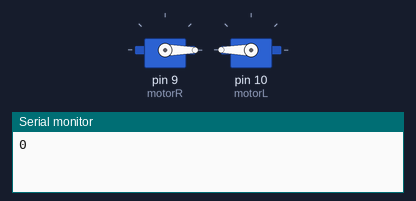
A sketch run on a simulated Arduino Uno, built with avr-gcc and run on an emulated ATmega328P. Shown: 2 × servo, the last lines printed to the serial monitor. At 36.6 s the program stops and its outputs stay as they are.

Above: at 0.1 s.
At 21.4 s:
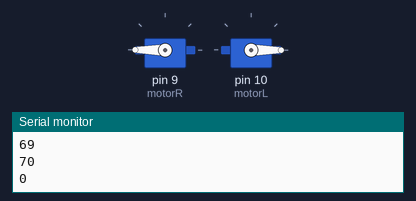
At 36.7 s:
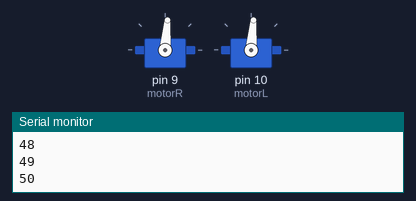
Timing chart, 0 to 38.1 s (numbered marks = the images above):
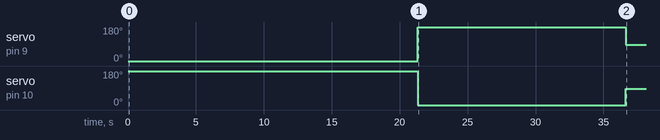

Measured:
- by itself, servo on pin 9 (motorR): 0° → 180° at 21.3 s, → 85° 15.3 s later
- by itself, servo on pin 10 (motorL): 180° → 0° at 21.3 s, → 85° 15.3 s later

The sketch:

sketch_jan09a.ino
```cpp
#include <Servo.h>
Servo motorR;
Servo motorL;

void setup() {
  Serial.begin(9600);
  motorR.attach(9);
  motorL.attach(10);
}

void loop() {
  for(int x = 0; x <= 70; x++) {
    motorR.write(0);
    motorL.write(180);
    Serial.println(x);
    delay(300);
  }
  for(int x = 0; x <= 50; x++) {
    motorR.write(180);
    motorL.write(0);
    Serial.println(x);
    delay(300);
  }
  int x = 4;
  while(x==4) {
    motorL.write(85);
    motorR.write(85);
  }
}
```
